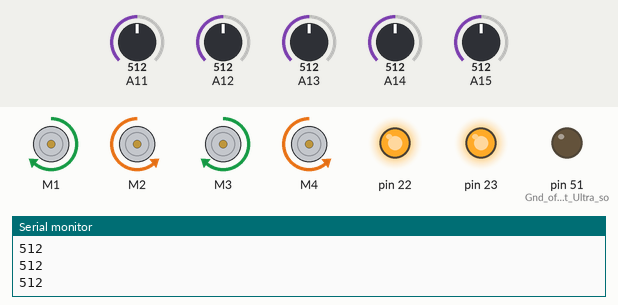
Simulated run of this sketch. Board: Arduino Mega 2560, built with avr-gcc and run on an emulated ATmega2560. Shown: 4 × DC motor (green arrow = forward, orange = backward, longer = faster), output pins drawn as LEDs (lit = HIGH), the last lines printed to the serial monitor. The test bench sets the inputs (shaded band); at power-on: A11 = 512, A14 = 512, A12 = 512, A13 = 512, A15 = 512. Pins used as bus, display or sensor lines are not drawn.

Above: at 2.2 s.
2.3 s: A11 set to 412
3.8 s: A11 set to 386
At 4.2 s:
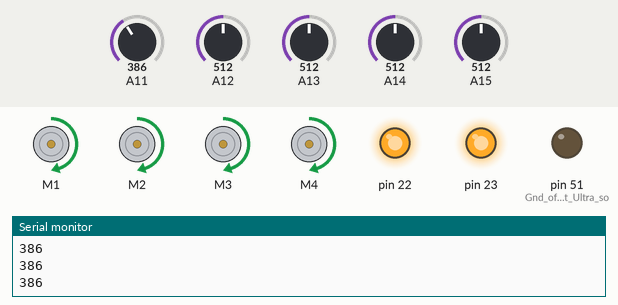
5.3 s: A14 set to 76
6.8 s: A14 set to 66
At 8.0 s:
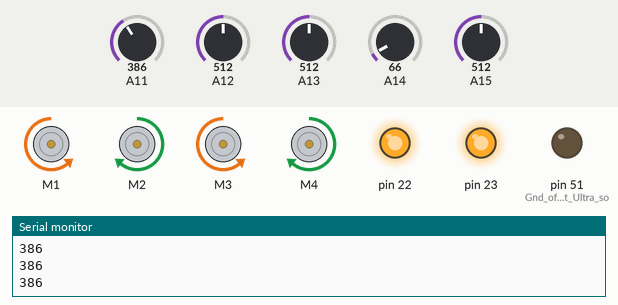
8.3 s: A14 set to 306
At 9.4 s:
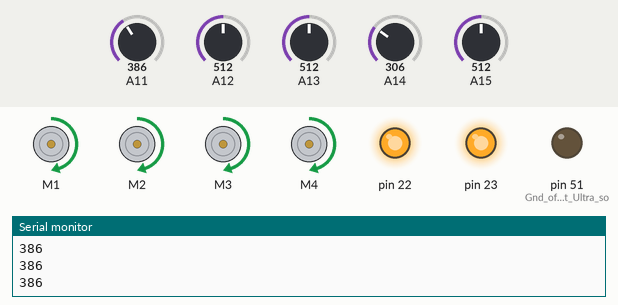
9.8 s: A14 set to 60
At 10.5 s:
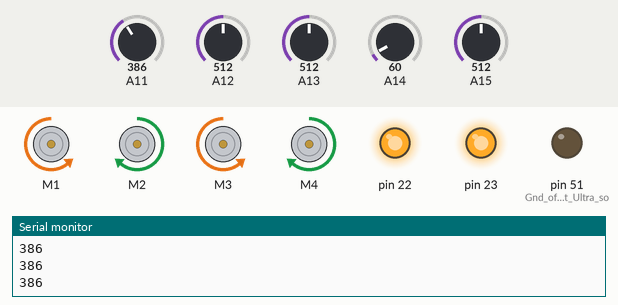
Timing chart, 0 to 12.3 s (numbered marks = the images above; inputs shaded):
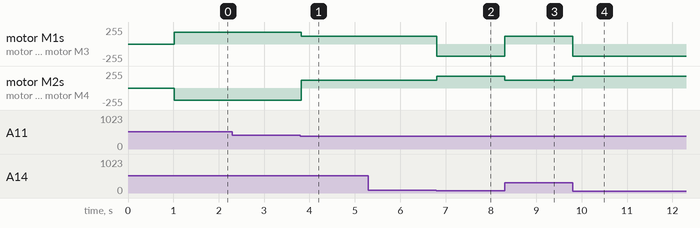

Measured:
- the behaviour switches between 401 and 400 on A11 (found by bisection; images 0 and 1)
- the behaviour switches between 70 and 69 on A14 (found by bisection; images 1 and 2)
- after the input at 3.8 s, motor M1, motor M3: forward 180/255 → forward 120/255 at once; motor M2, motor M4: backward 180/255 → forward 120/255 at once
- after the input at 6.8 s, motor M1, motor M3: forward 120/255 → backward 180/255 at once; motor M2, motor M4: forward 120/255 → forward 180/255 at once
- after the input at 8.3 s, motor M1, motor M3: backward 180/255 → forward 120/255 at once; motor M2, motor M4: forward 180/255 → forward 120/255 at once
- after the input at 9.8 s, motor M1, motor M3: forward 120/255 → backward 180/255 at once; motor M2, motor M4: forward 120/255 → forward 180/255 at once

The sketch:

Competetion_code.ino
```cpp
#include <AFMotor.h>
int speedx=120;
int speedy=180;
AF_DCMotor motorFR(1);
AF_DCMotor motorFL(2);
AF_DCMotor motorBR(3);
AF_DCMotor motorBL(4);


void brake()
 {

                          motorFR.setSpeed(0);
                          motorFL.setSpeed(0);
                          motorBR.setSpeed(0);
                          motorBL.setSpeed(0);
                          }

  void forward()
  {

                          motorFR.setSpeed(speedx);
                          motorFL.setSpeed(speedx);
                          motorBR.setSpeed(speedx);
                          motorBL.setSpeed(speedx);
                          motorFR.run(FORWARD);
                          motorFL.run(FORWARD);
                          motorBR.run(FORWARD);
                          motorBL.run(FORWARD);
                          }


void left_90()
 {
                          motorFR.setSpeed(speedy);
                          motorFL.setSpeed(speedy);
                          motorBR.setSpeed(speedy);
                          motorBL.setSpeed(speedy);
                          motorFR.run(BACKWARD);
                          motorFL.run(FORWARD);
                          motorBR.run(BACKWARD);
                          motorBL.run(FORWARD);
                          }


void left_full_90()
 {

                          motorFR.setSpeed(speedx);
                          motorFL.setSpeed(speedy);
                          motorBR.setSpeed(speedx);
                          motorBL.setSpeed(speedy);
                          motorFR.run(FORWARD);
                          motorFL.run(BACKWARD);
                          motorBR.run(FORWARD);
                          motorBL.run(BACKWARD);


                          }

void right_90()
 {

                          motorFR.setSpeed(speedy);
                          motorFL.setSpeed(speedy);
                          motorBR.setSpeed(speedy);
                          motorBL.setSpeed(speedy);
                          motorFR.run(FORWARD);
                          motorFL.run(BACKWARD);
                          motorBR.run(FORWARD);
                          motorBL.run(BACKWARD);


                          }


void turn_180(){
                          motorFR.setSpeed(speedx);
                          motorFL.setSpeed(speedx);
                          motorBR.setSpeed(speedx);
                          motorBL.setSpeed(speedx);
                          motorFR.run(FORWARD);
                          motorFL.run(BACKWARD);
                          motorBR.run(FORWARD);
                          motorBL.run(BACKWARD);
                          delay(1000);
                          motorFR.run(BRAKE);
                          motorFL.run(BRAKE);
                          motorBR.run(BRAKE);
                          motorBL.run(BRAKE);
                          delay(500);}


void setup() {


 pinMode(22,OUTPUT);
 pinMode(23,OUTPUT);
 pinMode(25,OUTPUT); //Vcc of IR sensors  other two snesors Vcc directly connected with 5V.

 pinMode(33,OUTPUT);  //Vcc of Front Middle Ultra Sonic
 pinMode(27,OUTPUT);  //GND of Front middle Ultrasonic

 pinMode(43,OUTPUT);   //Vcc of Middle front left Ultra Sonic
 pinMode(37,OUTPUT);   //Gnd of Middle front left Ultra Sonic

 pinMode(45,OUTPUT);   //Vcc of Back left Ultra Sonic
 pinMode(51,OUTPUT);   //Gnd of Back Ledt Ultra sonnic


 digitalWrite(22,HIGH);
 digitalWrite(23,HIGH);
 digitalWrite(25,HIGH);
 digitalWrite(33,HIGH);
 digitalWrite(43,HIGH);
 digitalWrite(45,HIGH);
 digitalWrite(27,LOW);
 digitalWrite(37,LOW);
 digitalWrite(51,LOW);

 motorFR.setSpeed(0);
 motorFL.setSpeed(0);
 motorBR.setSpeed(0);
 motorBL.setSpeed(0);

 delay(1000);

  Serial.begin(9600);

  }


void loop() {

   if ((analogRead(A15)>400)& (analogRead(A14)>400)&(analogRead(A13)>400)&(analogRead(A12)>400)&(analogRead(A11)>400)){
    delay(20);
    right_90();


    }


  else if ((analogRead(A15)<70) or (analogRead(A14)<70)){
    delay(20);
    left_90();}                  //left only most detecting


 else if ((analogRead(A11)<70)& (analogRead(A12)<70)&(analogRead(A13)<70)&(analogRead(A14)<70)){
    delay(20);
    left_90();

    }

  else if ((analogRead(A15)<70)& (analogRead(A14)<70)&(analogRead(A13)<70)&(analogRead(A12)<70)&(analogRead(A11)<70)){
    delay(20);
    left_90();

    }


  else if ((analogRead(A11)<70)& (analogRead(A12)<=70)&(analogRead(A13)<70)){
    forward();
    delay(30);


    if ((analogRead(A13)>800)){
      right_90();}
    else if ((analogRead(A13)<70)){
      forward();}


    }


   else if ((analogRead(A12)<70) and (analogRead(A11)<70)and (analogRead(A13)<70) ){

    right_90();}                  //left only most detecting

   else if ((analogRead(A12)<70) or (analogRead(A11)<70) ){

    right_90();}


   else if ((analogRead(A13)<70)){forward();
  }


else if ((analogRead(A15)<70)){left_90();}
else if ((analogRead(A14)<70)){left_90();}
else if ((analogRead(A12)<70)){right_90();}
else if ((analogRead(A11)<70)){right_90();}


else{forward();}


int x1= analogRead(A15);
int x2=analogRead(A14);
int x3=analogRead(A13);
int x4=analogRead(A12);
int x5=analogRead(A11);


Serial.println(x5);


}
```
